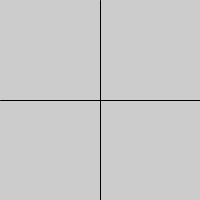
Frame 1 (no input)
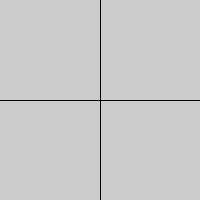
Frame 60 (the mouse pressed at the canvas centre just before this capture)
Frame 120 (the mouse held since frame 60 and released just before this capture): identical to frame 60, image omitted

The Processing sketch that drew these frames (run headless with seeded random() and noise(); from frame 60 on, the mouse is pressed at the canvas centre):

// Processing sketch: Code2_line
// ── Code2_line.pde

void setup() {
  size(200, 200);
}

void draw() {
line(0, height/2, width, height/2);
line(width/2, 0, width/2, height);

println(width,height);
}
